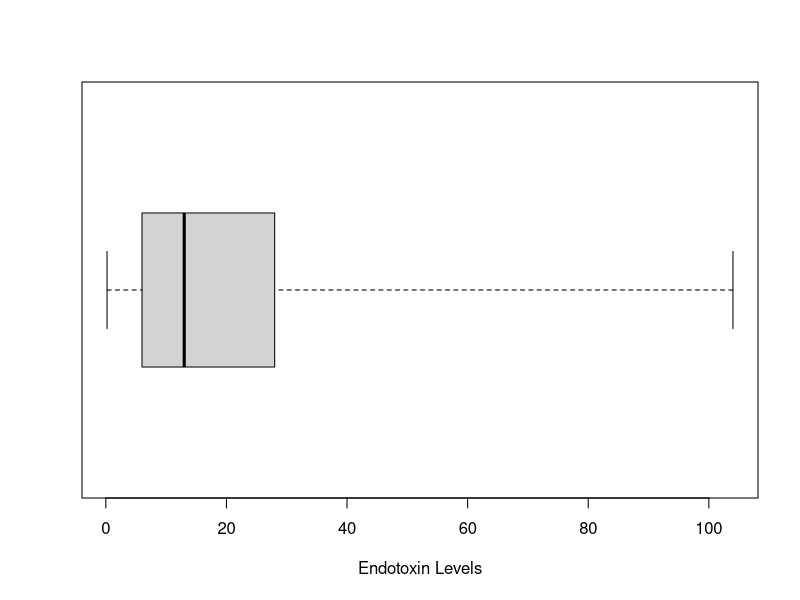
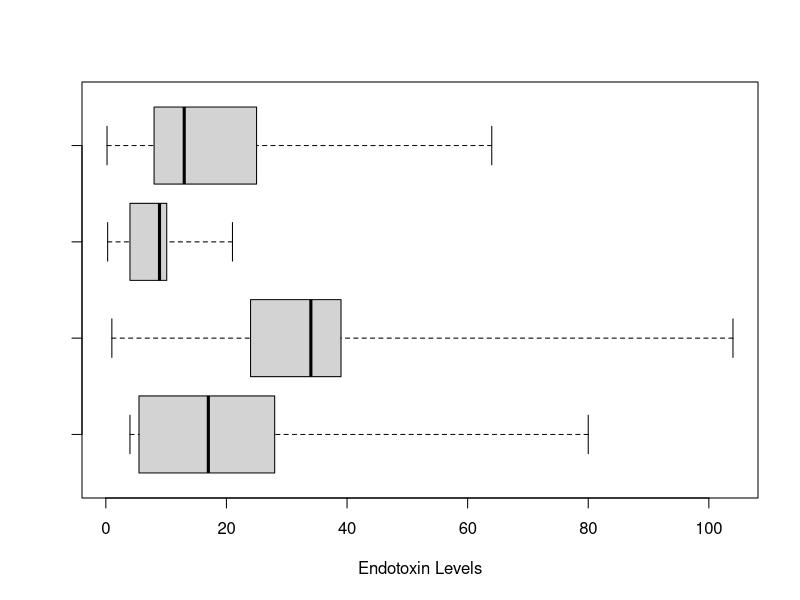

Here is the R script that generated these plots, in order:
#Read in data for problem #48
data = read.table("0148.txt", sep=",", header=TRUE)

#Set variables to make life easier...
endotoxin = data$endotoxin
u1 = data[ grep("U1", data$Urban.Farm), ]$endotoxin
u2 = data[ grep("U2", data$Urban.Farm), ]$endotoxin
f1 = data[ grep("F1", data$Urban.Farm), ]$endotoxin
f2 = data[ grep("F2", data$Urban.Farm), ]$endotoxin
u = data[ grep("U", data$Urban.Farm), ]$endotoxin
f = data[ grep("F", data$Urban.Farm), ]$endotoxin

#Generate box plot
boxplot(endotoxin, horizontal=TRUE, range=max(endotoxin), xlab="Endotoxin Levels")

#Calculate standard deviations
sds = c(sd(u1),sd(u2),sd(f1),sd(f2),sd(u),sd(f),sd(endotoxin))

#Calculate range
ranges = c(max(u1)-min(u1),max(u2)-min(u2),max(f1)-min(f1),max(f2)-min(f2),max(u)-min(u),max(f)-min(f),max(endotoxin)-min(endotoxin))

#Calculate IQR
IQRs = c(IQR(u1),IQR(u2),IQR(f1),IQR(f2),IQR(u),IQR(f),IQR(endotoxin))

#Calculate variance
vars = c(var(u1),var(u2),var(f1),var(f2),var(u),var(f),var(endotoxin))

#Generate box plots for u1, u2, f1, and f2
jpeg("plot.jpg")
boxplot(u1,u2,f1,f2, horizontal=TRUE, range=max(endotoxin), xlab="Endotoxin Levels")
dev.off()

